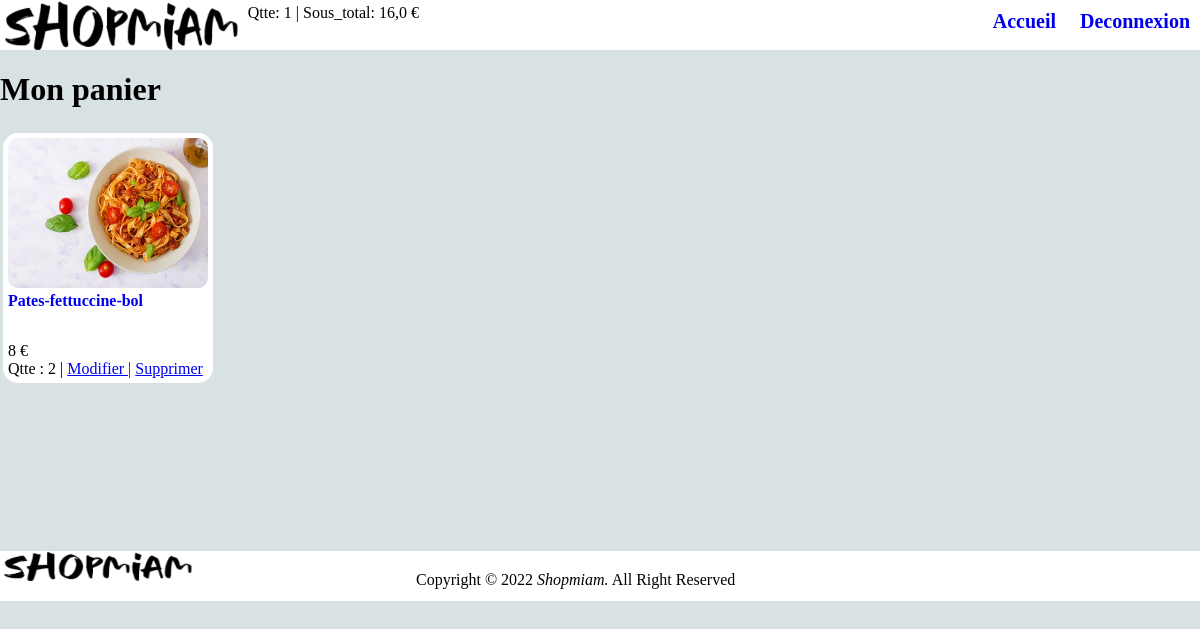
The page /data/panier/ (signed in) on the database its author committed.
### data/models.py (models this page shows, shortened)
class Panier(models.Model):
    qtte = [("1", "1"), ("2", "2"), ("3", "3"), ("4", "4"), ("5", "5")]
    reference = models.ForeignKey(Annonces, on_delete=models.CASCADE)
    client = models.ForeignKey(get_user_model(), on_delete=models.CASCADE, default=4)
    quantite = models.CharField(max_length=1, choices=qtte, default=1)
    statut = models.BooleanField(default=False)
    def prix_reference(self, reference_id):
        self.prix = Annonces.objects.get(id=reference_id)
        return self.prix
    @classmethod
    def montant_total_panier(cls, user):
        sous_total = 0
        for reference_panier in Panier.objects.filter(client_id=user.id):
            total_par_reference = float(reference_panier.quantite) * float(Annonces.objects.get(id=reference_panier.reference_id).prix)
            sous_total += total_par_reference  # somme des totaux par reference
        return sous_total

class Annonces(models.Model):
    slug = models.CharField(max_length=20, unique=True, default='')
    titre = models.CharField(max_length=20)
    description = models.TextField()
    piece_jointe = models.ImageField()
    prix = models.PositiveIntegerField(default=0)
    date_pub = models.DateTimeField(auto_now_add=True)
    auteur = models.ForeignKey(get_user_model(), on_delete=models.PROTECT, default=2)

### data/views.py (the view)
# urls.py: path('panier/', details_panier, name="mon_panier_name"),
def details_panier(request):  # fourni toutes les information pour le panier du client connecte
    details_reference = []
    sous_total = 0
    panier = Panier.objects.filter(client_id=request.user.id)  # panier du client
    for annonce_panier in panier:
        details_reference.append({"ref": annonce_panier,
                                  'prix': annonce_panier.prix_reference(reference_id=annonce_panier.reference_id),
                                  'nombre_article': annonce_panier.quantite})
        sous_total = annonce_panier.montant_total_panier(user=request.user)
    return render(request, 'panier.html', context={'details_panier': details_reference,
                                                   'nombre_ref_panier': len(set(panier)),
                                                   'sous_total': sous_total})

### templates/panier.html (shortened to what this page needs)
{% extends 'base.html' %}
{% load static %}
{% block content %}
<header>
    <a href="{% url 'index_name'  %}"><img class='logo' src="{% static 'shopmiam.png' %}" alt="logo"></a>
    {% if user.statut == 'Acheteur' %}
    <span>Qtte: {{nombre_ref_panier}}</span>
    <span>| Sous_total: {{sous_total}} €</span>
    {% endif %}
    <nav>
        <ul style="list-style:none;">
            <li style="display:inline-block;"><a href="{% url 'index_name' %}">Accueil</a></li>
            {% if user.is_authenticated %}
            <li style="display:inline-block;"><a href="{% url 'logout' %}">Deconnexion</a></li>
            {% endif %}
        </ul>
    </nav>
</header>
<main>
    <h1> Mon panier</h1>
    {% for panier in details_panier %}
    <div class="annonce">
        <img  src="{{panier.ref.reference.piece_jointe.url}}" alt="image_de_l'annonce" >
        <div class="annonce_titre"><a class="annonce_titre" href="{% url 'details_name'  slug_request=panier.ref.reference.slug %}">{{panier.ref.reference.titre}}</a></div>
        <span class="annonce_prix">{{panier.ref.reference.prix}} €</span><br>
        {% if user.statut == 'Acheteur' %}
        <span>Qtte : {{panier.nombre_article}} |</span>
        <a href="{% url 'details_name'  slug_request=panier.ref.reference.slug  %}" ><span> Modifier |</span></a>
        <a href="{% url 'suppression_annonce_panier_name'  slug_suppression_annonce_panier=panier.ref.reference.slug  %}" ><span>Supprimer</span></a>
        {% endif %}
    </div>
    {% endfor %}
</main>
<footer>
    <img class="footer_logo" src="{% static 'shopmiam.png' %}" alt="logo">
    <span class="footer">Copyright &copy 2022 <i>Shopmiam.</i> All Right Reserved</span>
</footer>
{% endblock  %}

### templates/base.html (shortened to what this page needs)
{% load static %}
<!DOCTYPE html>
<html lang="en">
<head>
    <link rel="stylesheet" href="{% static 'data/style.css' %}">
</head>
<body>
    {% block content %}
    {% endblock  %}
</body>
</html>

### data/static/data/style.css (style rules this page uses)
body { background-color: #D9E2E3 ; margin: 0 ; padding: 0; min-height: 603px; }
header { background-color: white; height: 50px; margin-bottom: 20px; padding: 0%; position: sticky; top: 0%; }
nav { height: 50px; width: 500px; float: right; }
header a { text-decoration: none; font-size: 20px; font-weight: bold; }
header ul { margin-top: 10px; padding: 0; float: right; }
header li { margin-left: 10px; margin-right: 10px; }
div[class='annonce'] { background-color: white; display: inline-block; width: 200px; border-radius: 15px; margin: 3px; padding: 5px; text-align: justify; max-height: 240px; }
img { max-width : 200px; min-width : 200px; height : 150px; border-radius: 10px; }
.logo { float: left; max-width: 300px; max-height:50px ; }
main { min-height: 470px; }
footer { bottom: 0px; background-color: white; height: 50px; padding: 0; width: 100%; margin-bottom: 0%; margin-top:10px; }
.footer_logo { max-width: 170px; max-height: 30px; float: left; }
span[class="footer"] { position: relative; left: 18%; top:20px; }
div[class="annonce_titre"] { margin: 0%; height: 72px; max-height: 72px; width: 200px; max-height: 50px; overflow: hidden; }
a[class="annonce_titre"] { text-decoration: none; font-weight: bold; }

### rows shown on the page
Panier: ref.reference.piece_jointe (picture), ref.reference.titre "Pates-fettuccine-bol", ref.reference.prix "8", nombre_article "2"

### other values the page prints
{{ nombre_ref_panier }} "1"
{{ sous_total }} "16,0"
